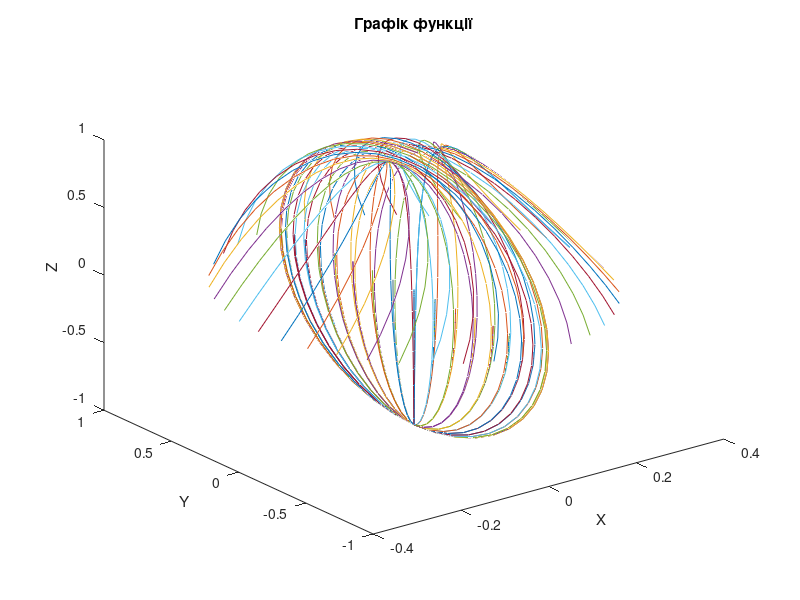

Here is the MATLAB script that generated this plot:
u=[0:0.05*pi:2*pi]';
v=[0:0.05*pi:2*pi];
X=airy(u)*cos(v);
Y=cos(u)*sin(v);
Z=sin(u)*ones(size(v));

figure;
plot3(X, Y, Z);
xlabel('X');
ylabel('Y');
zlabel('Z');
title('Графік функції');

